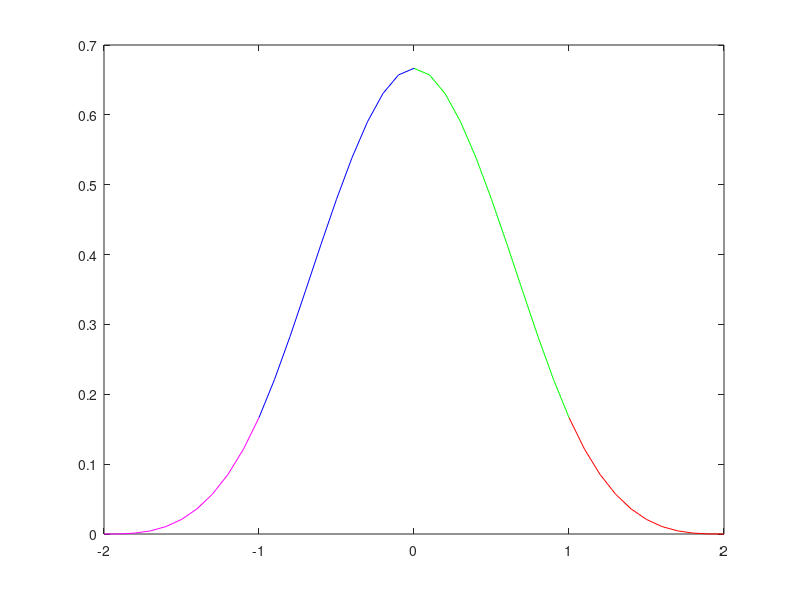

Here is the MATLAB script that generated this plot:

clf
a1arg = [1:0.1:2];

y1 = (2 - abs(a1arg)).^3 ./ 6;
plot(a1arg, y1, 'r');
hold on
a2arg = a1arg - 1;
y2 = (abs(a2arg).^3 ./ 2 - a2arg.^2 + 2/3);
plot(a2arg, y2, 'g');

a3arg = a2arg - 1;
y3 = (abs(a3arg).^3 ./ 2 - a3arg.^2 + 2/3);
plot(a3arg, y3, 'b');

a4arg = a3arg - 1;
y4 = (2 - abs(a4arg)).^3 / 6
plot(a4arg, y4, 'm')
